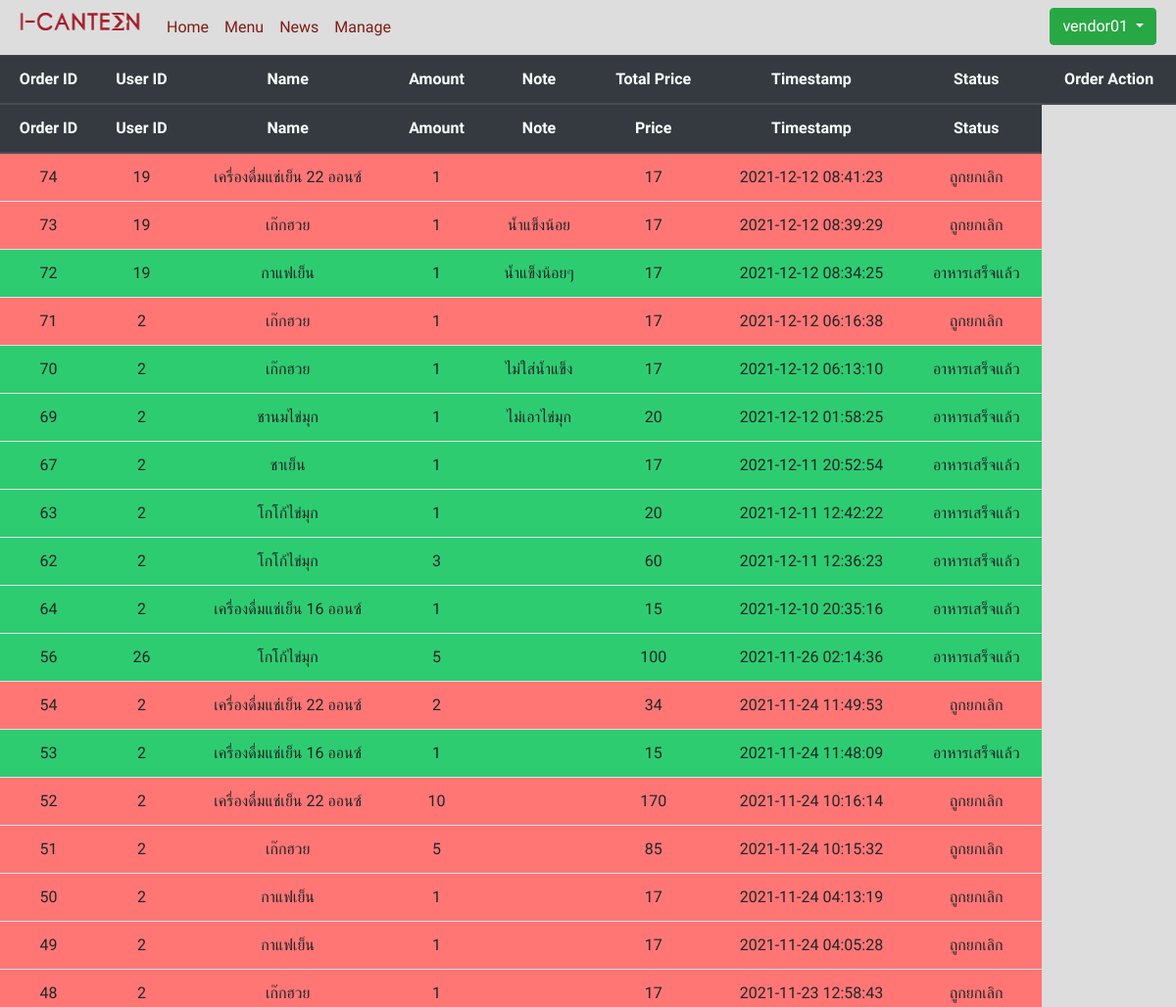
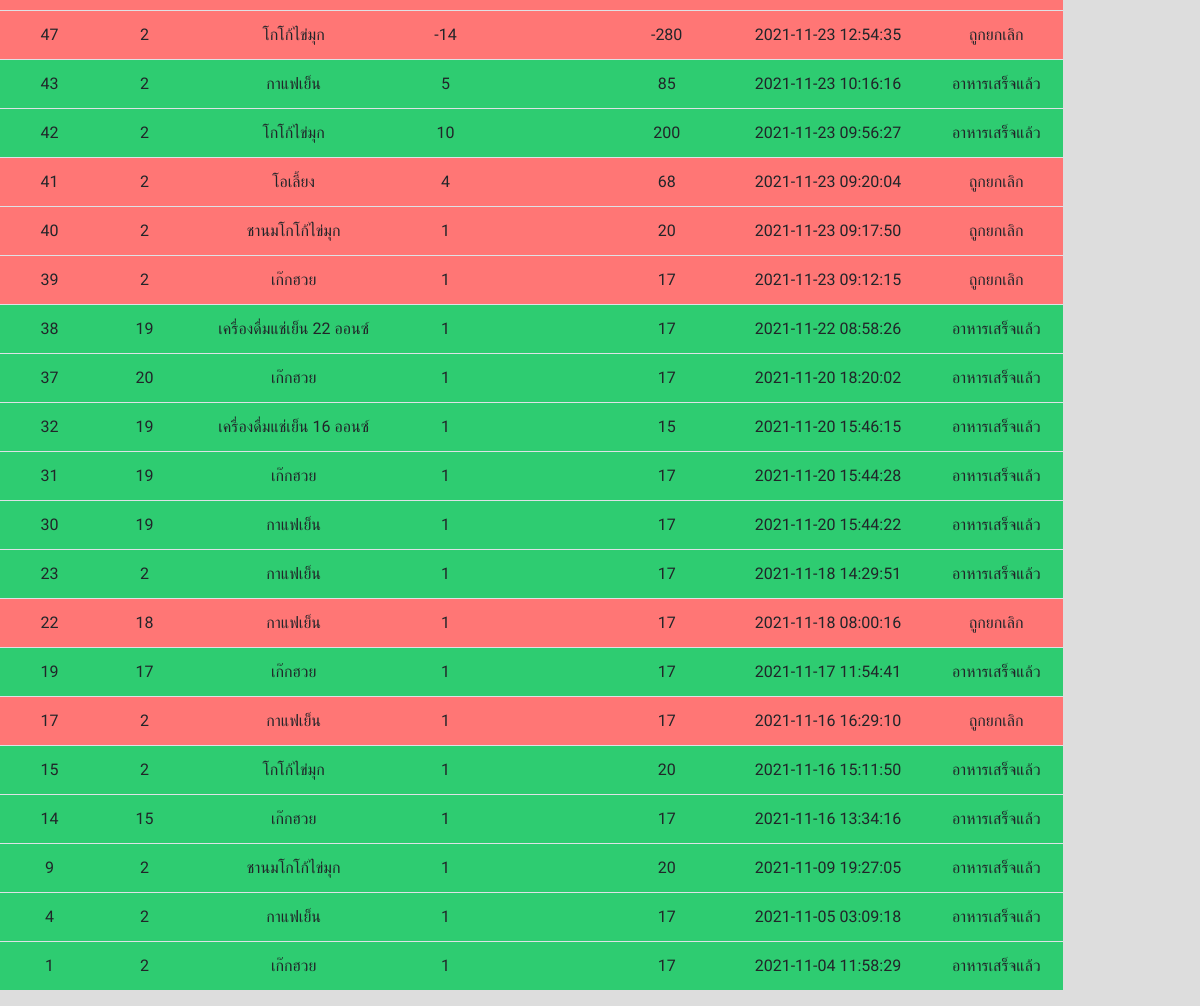
/restaurantorders.php (signed in), run on the app's committed database (2 pictures, top to bottom).
### tables this page shows
CREATE TABLE `menu` (
  `menu_id` int(11) NOT NULL,
  `menu_name` varchar(50) NOT NULL,
  `restaurant_id` int(2) NOT NULL,
  `menu_price` int(11) NOT NULL,
  `menu_category` varchar(30) NOT NULL,
  `menu_detail` varchar(300) NOT NULL,
  `menu_picture` varchar(40) NOT NULL
);

CREATE TABLE `orderhistory` (
  `order_id` int(11) NOT NULL,
  `menu_id` int(11) NOT NULL,
  `user_id` int(11) NOT NULL,
  `order_amount` int(11) NOT NULL,
  `order_timestamp` timestamp NOT NULL DEFAULT current_timestamp(),
  `order_status` varchar(20) NOT NULL,
  `finish_timestamp` timestamp NULL DEFAULT NULL,
  `time_diff` int(11) DEFAULT NULL,
  `note` varchar(50) NOT NULL
);

### restaurantorders.php (the view, shortened to what this page needs)
<?php session_start(); error_reporting(~E_NOTICE );
    include('Connections/condb.php');
    if (!$_SESSION["user_name"]){
        Header("Location: form_login.php");
    } else {
        if ($_SESSION["user_role"]!="vendor") {
            echo "<script>";
            echo "alert(\"You do not have access to this page\");";
            echo "window.history.back()";
            echo "</script>";
        } else if ($_SESSION["user_role"]=="vendor") {
            $owner_id = $_SESSION["user_id"];
            $query2 = "SELECT * FROM menu, restaurant, orderhistory WHERE menu.restaurant_id = restaurant.restaurant_id
            AND restaurant.owner_id=$owner_id AND menu.menu_id= orderhistory.menu_id AND orderhistory.order_status IN ('ถูกยกเลิก', 'อาหารเสร็จแล้ว') ORDER BY order_timestamp DESC"
            or die("Error:" . mysqli_error());
            $result2 = mysqli_query($conn, $query2);
?>
<!DOCTYPE html>
<html lang="en">
<head>
    <link href="https://stackpath.bootstrapcdn.com/bootstrap/4.3.1/css/bootstrap.min.css" rel="stylesheet">
	<link href="css.css" rel="stylesheet">
</head>
<body>
<?php include("navbar.php"); ?>
    <div class='table-responsive'>
        <table class='table table-striped table-hover'>
            <thead class='thead-dark' align='center' bgcolor='#CCCCCC'><tr><th scope='col'>Order ID</th><th scope='col'>User ID</th><th scope='col'>Name</th><th scope='col'>Amount</th><th scope='col'>Note</th><th scope='col'>Total Price</th><th scope='col'>Timestamp</th><th scope='col'>Status</th><th colspan='2'>Order Action</th></tr></thead>
            <thead class='thead-dark' align='center' bgcolor='#CCCCCC'><tr><th scope='col'>Order ID</th><th scope='col'>User ID</th><th scope='col'>Name</th><th scope='col'>Amount</th><th scope='col'>Note</th><th scope='col'>Price</th><th scope='col'>Timestamp</th><th scope='col'>Status</th></tr></thead>
            <tbody>
            <?php
            while($row = mysqli_fetch_array($result2)) {
                $bgcolor = "#f5f5f5";
                if($row["order_status"]=="ถูกยกเลิก"){
                    $bgcolor = "#ff7675";
                } elseif($row["order_status"]=="อาหารเสร็จแล้ว") {
                    $bgcolor = "#2ecc71";
                }
                $total_price = $row["menu_price"] * $row["order_amount"];
                echo "<tr style='background-color: $bgcolor;'>";
                echo "<td align='center'>" .$row["order_id"] .  "</td> ";
                echo "<td align='center'>" .$row["user_id"] .  "</td> ";
                echo "<td align='center'>" .$row["menu_name"] .  "</td> ";
                echo "<td align='center'>" .$row["order_amount"] .  "</td> ";
                echo "<td align='center'>" .$row["note"] .  "</td> ";
                echo "<td align='center'>" .$total_price.  "</td> ";
                echo "<td align='center'>" .$row["order_timestamp"] .  "</td> ";
                echo "<td align='center'>" .$row["order_status"] .  "</td> ";
                echo "</tr>";
            } ?>
            </tbody>
        </table>
    </div>
</body>
</html>
<?php } } ?>

### css.css (style rules this page uses)
body { font-family: 'Mitr', serif; font-size: '20pt'; background-color: #dddddd; }

### data on the page
menu: orderhistory.order_id "74", orderhistory.user_id "19", menu_name "เครื่องดื่มแช่เย็น 22 ออนซ์", orderhistory.order_amount "1", menu_price "17", orderhistory.order_timestamp "2021-12-12 08:41:23", orderhistory.order_status "ถูกยกเลิก", orderhistory.order_id "54", orderhistory.user_id "2", orderhistory.order_amount "2", menu_price.order_amount "34", orderhistory.order_timestamp "2021-11-24 11:49:53", orderhistory.order_id "52", orderhistory.order_amount "10", menu_price.order_amount "170", orderhistory.order_timestamp "2021-11-24 10:16:14", orderhistory.order_id "38", orderhistory.order_timestamp "2021-11-22 08:58:26", orderhistory.order_status "อาหารเสร็จแล้ว"
menu: orderhistory.order_id "73", orderhistory.user_id "19", menu_name "เก๊กฮวย", orderhistory.order_amount "1", orderhistory.note "น้ำแข็งน้อย", menu_price "17", orderhistory.order_timestamp "2021-12-12 08:39:29", orderhistory.order_status "ถูกยกเลิก", orderhistory.order_id "71", orderhistory.user_id "2", orderhistory.order_timestamp "2021-12-12 06:16:38", orderhistory.order_id "70", orderhistory.note "ไม่ใส่น้ำแข็ง", orderhistory.order_timestamp "2021-12-12 06:13:10", orderhistory.order_status "อาหารเสร็จแล้ว", orderhistory.order_id "51", orderhistory.order_amount "5", menu_price.order_amount "85", orderhistory.order_timestamp "2021-11-24 10:15:32", orderhistory.order_id "48", orderhistory.order_timestamp "2021-11-23 12:58:43", orderhistory.order_id "39", orderhistory.order_timestamp "2021-11-23 09:12:15", orderhistory.order_id "37", orderhistory.user_id "20", orderhistory.order_timestamp "2021-11-20 18:20:02", orderhistory.order_id "31", orderhistory.order_timestamp "2021-11-20 15:44:28", orderhistory.order_id "19", orderhistory.user_id "17", orderhistory.order_timestamp "2021-11-17 11:54:41", orderhistory.order_id "14", orderhistory.user_id "15", orderhistory.order_timestamp "2021-11-16 13:34:16", orderhistory.order_id "1", orderhistory.order_timestamp "2021-11-04 11:58:29"
menu: orderhistory.order_id "72", orderhistory.user_id "19", menu_name "กาแฟเย็น", orderhistory.order_amount "1", orderhistory.note "น้ำแข็งน้อยๆ", menu_price "17", orderhistory.order_timestamp "2021-12-12 08:34:25", orderhistory.order_status "อาหารเสร็จแล้ว", orderhistory.order_id "50", orderhistory.user_id "2", orderhistory.order_timestamp "2021-11-24 04:13:19", orderhistory.order_status "ถูกยกเลิก", orderhistory.order_id "49", orderhistory.order_timestamp "2021-11-24 04:05:28", orderhistory.order_id "43", orderhistory.order_amount "5", menu_price.order_amount "85", orderhistory.order_timestamp "2021-11-23 10:16:16", orderhistory.order_id "30", orderhistory.order_timestamp "2021-11-20 15:44:22", orderhistory.order_id "23", orderhistory.order_timestamp "2021-11-18 14:29:51", orderhistory.order_id "22", orderhistory.user_id "18", orderhistory.order_timestamp "2021-11-18 08:00:16", orderhistory.order_id "17", orderhistory.order_timestamp "2021-11-16 16:29:10", orderhistory.order_id "4", orderhistory.order_timestamp "2021-11-05 03:09:18"
menu: orderhistory.order_id "69", orderhistory.user_id "2", menu_name "ชานมไข่มุก", orderhistory.order_amount "1", orderhistory.note "ไม่เอาไข่มุก", menu_price "20", orderhistory.order_timestamp "2021-12-12 01:58:25", orderhistory.order_status "อาหารเสร็จแล้ว"
menu: orderhistory.order_id "67", orderhistory.user_id "2", menu_name "ชาเย็น", orderhistory.order_amount "1", menu_price "17", orderhistory.order_timestamp "2021-12-11 20:52:54", orderhistory.order_status "อาหารเสร็จแล้ว"
menu: orderhistory.order_id "63", orderhistory.user_id "2", menu_name "โกโก้ไข่มุก", orderhistory.order_amount "1", menu_price "20", orderhistory.order_timestamp "2021-12-11 12:42:22", orderhistory.order_status "อาหารเสร็จแล้ว", orderhistory.order_id "62", orderhistory.order_amount "3", menu_price.order_amount "60", orderhistory.order_timestamp "2021-12-11 12:36:23", orderhistory.order_id "56", orderhistory.user_id "26", orderhistory.order_amount "5", menu_price.order_amount "100", orderhistory.order_timestamp "2021-11-26 02:14:36", orderhistory.order_id "47", orderhistory.order_amount "-14", menu_price.order_amount "-280", orderhistory.order_timestamp "2021-11-23 12:54:35", orderhistory.order_status "ถูกยกเลิก", orderhistory.order_id "42", orderhistory.order_amount "10", menu_price.order_amount "200", orderhistory.order_timestamp "2021-11-23 09:56:27", orderhistory.order_id "15", orderhistory.order_timestamp "2021-11-16 15:11:50"
menu: orderhistory.order_id "64", orderhistory.user_id "2", menu_name "เครื่องดื่มแช่เย็น 16 ออนซ์", orderhistory.order_amount "1", menu_price "15", orderhistory.order_timestamp "2021-12-10 20:35:16", orderhistory.order_status "อาหารเสร็จแล้ว", orderhistory.order_id "53", orderhistory.order_timestamp "2021-11-24 11:48:09", orderhistory.order_id "32", orderhistory.user_id "19", orderhistory.order_timestamp "2021-11-20 15:46:15"
menu: orderhistory.order_id "41", orderhistory.user_id "2", menu_name "โอเลี้ยง", orderhistory.order_amount "4", menu_price.order_amount "68", orderhistory.order_timestamp "2021-11-23 09:20:04", orderhistory.order_status "ถูกยกเลิก"
menu: orderhistory.order_id "40", orderhistory.user_id "2", menu_name "ชานมโกโก้ไข่มุก", orderhistory.order_amount "1", menu_price "20", orderhistory.order_timestamp "2021-11-23 09:17:50", orderhistory.order_status "ถูกยกเลิก", orderhistory.order_id "9", orderhistory.order_timestamp "2021-11-09 19:27:05", orderhistory.order_status "อาหารเสร็จแล้ว"
